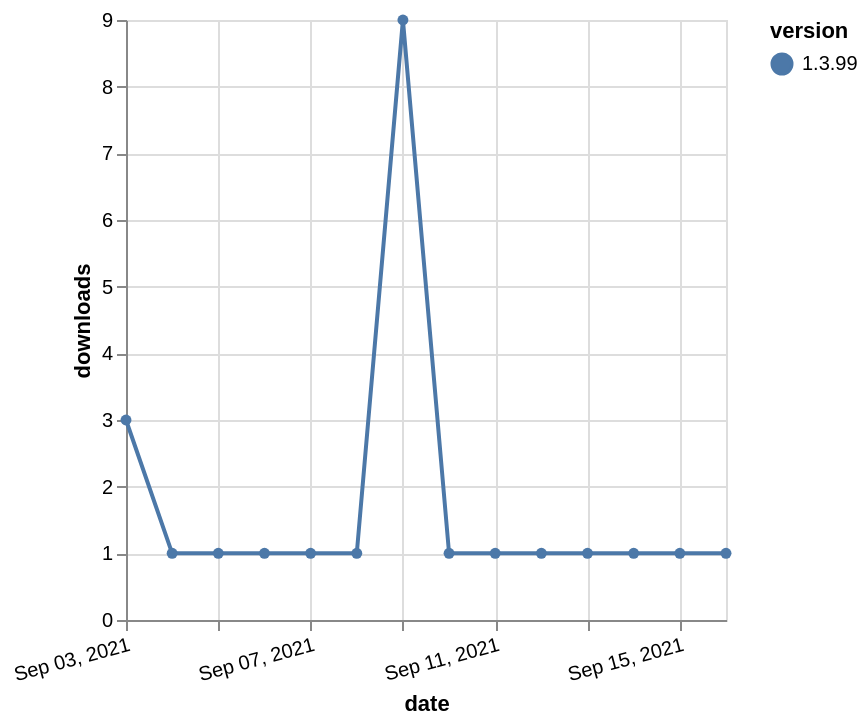

Express this chart as Vega-Lite.
### Vega-Lite specification from a JSON file in a GitHub repository (floating-point values rounded to 4 significant figures)
{"$schema": "https://vega.github.io/schema/vega-lite/v5.json", "description": "A simple bar chart with embedded data.", "data": {"values": [{"date": "2021-09-03", "total": 616, "delta": 3, "version": "1.3.99"}, {"date": "2021-09-04", "total": 617, "delta": 1, "version": "1.3.99"}, {"date": "2021-09-05", "total": 618, "delta": 1, "version": "1.3.99"}, {"date": "2021-09-06", "total": 619, "delta": 1, "version": "1.3.99"}, {"date": "2021-09-07", "total": 620, "delta": 1, "version": "1.3.99"}, {"date": "2021-09-08", "total": 621, "delta": 1, "version": "1.3.99"}, {"date": "2021-09-09", "total": 630, "delta": 9, "version": "1.3.99"}, {"date": "2021-09-10", "total": 631, "delta": 1, "version": "1.3.99"}, {"date": "2021-09-11", "total": 632, "delta": 1, "version": "1.3.99"}, {"date": "2021-09-12", "total": 633, "delta": 1, "version": "1.3.99"}, {"date": "2021-09-13", "total": 634, "delta": 1, "version": "1.3.99"}, {"date": "2021-09-14", "total": 635, "delta": 1, "version": "1.3.99"}, {"date": "2021-09-15", "total": 636, "delta": 1, "version": "1.3.99"}, {"date": "2021-09-16", "total": 637, "delta": 1, "version": "1.3.99"}]}, "width": "container", "mark": {"type": "line", "point": {"filled": true}}, "encoding": {"x": {"field": "date", "type": "temporal", "timeUnit": "yearmonthdate", "title": "date", "axis": {"labelAngle": -15}}, "y": {"field": "delta", "type": "quantitative", "title": "downloads"}, "color": {"field": "version", "type": "nominal"}, "tooltip": {"field": "delta"}}}
